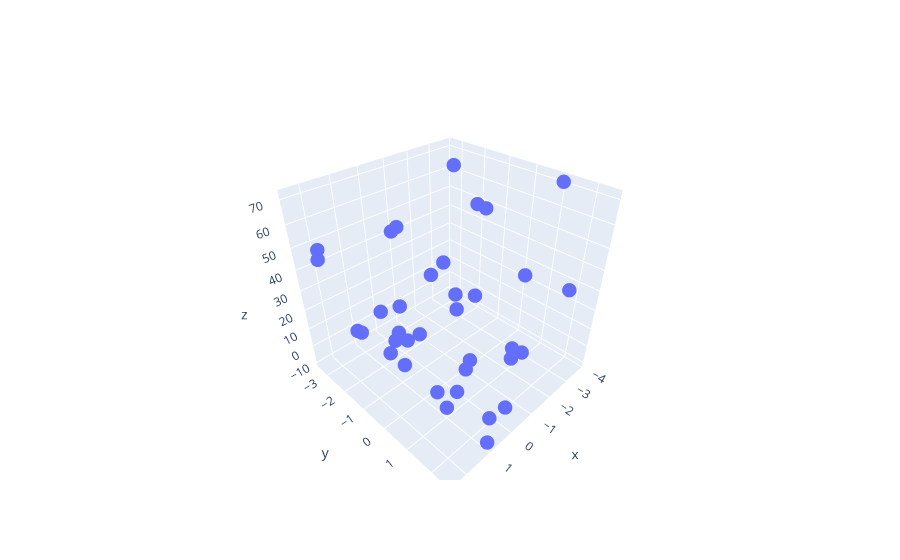

The code cell stored with this chart in its notebook:
### Code cell
# Defining a dataset to test the model (no input needed)
points = []
points_val = []
points_test = []
for i in range(-3,3):
    for j in range(-3,3):
        points.append([i+np.random.normal(0,.5),j+np.random.normal(0,.5)])
        points_val.append([i+np.random.normal(0,.5),j+np.random.normal(0,.5)])
        points_test.append([i+np.random.normal(0,.5),j+np.random.normal(0,.5)])
X = np.array(points)
def p_data(p):
    return 5*p[0]**2 - p[1]**3 + np.random.normal(0,2)
y = np.array([[p_data(p)] for p in X])
X_val = np.array(points_val)
y_val = np.array([[p_data(p)] for p in X_val])
X_test = np.array(points_test)
y_test = np.array([[p_data(p)] for p in X_test])
# plotting training set
plot_figure = go.Figure(data=[go.Scatter3d(x=X[:,0], y=X[:,1], z=[r[0] for r in y], mode='markers',marker=dict(size=5))])
plotly.offline.iplot(plot_figure)

### Figure 1 — Plotly figure (JSON) as saved in the notebook; plotly's stock layout.template omitted (floating-point values rounded to 4 significant figures)
{"data": [{"marker": {"size": 5}, "mode": "markers", "type": "scatter3d", "x": [-3.209, -3.169, -3.214, -2.657, -3.831, -1.664, -0.9179, -1.981, -1.794, -1.926, -1.505, -2.976, -1.088, -1.648, -0.188, -1.388, -0.2625, -1.359, 0.5237, -0.2589, 0.4296, -0.6048, 0.3868, -0.487, 2.212, 0.2447, 0.6702, 1.511, 0.9153, 0.252, 2.453, 2.388, 1.982, 2.413, 2.11, 1.613], "y": [-2.645, -1.538, -1.209, 0.8752, 1.052, 1.688, -3.386, -1.982, -1.234, -0.4786, 1.429, 2.223, -3.294, -2.266, -1.381, -0.8054, 0.6264, 1.521, -2.486, -2.421, -1.725, 0.4993, 0.8545, 2.062, -2.85, -1.52, -1.633, -0.2095, 2.502, 2.037, -2.48, -1.099, -1.537, 0.3615, 1.739, 1.589], "z": [66.56, 53.08, 52.39, 34.33, 71.08, 7.167, 40.99, 27.11, 15.5, 19.33, 8.478, 34.06, 42.83, 20.47, 2.976, 12.99, -0.1321, 4.869, 12.47, 10.48, 5.864, 0.9253, -4.867, -10.04, 51.08, 1.581, 3.915, 10.3, -9.856, -8.792, 50.33, 27.28, 19.61, 29.51, 21.79, 6.977]}], "layout": {}}
